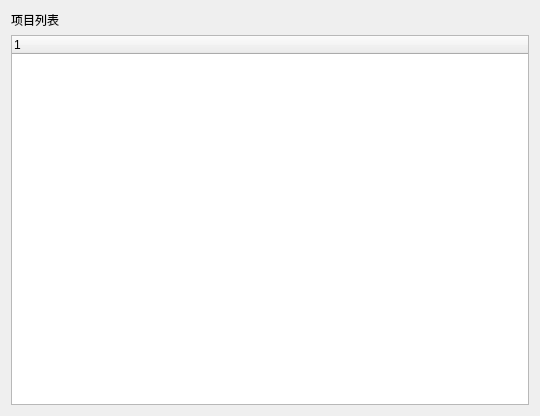
<?xml version="1.0" encoding="UTF-8"?>
<ui version="4.0">
 <class>ProTree</class>
 <widget class="QDialog" name="ProTree">
  <property name="geometry">
   <rect>
    <x>0</x>
    <y>0</y>
    <width>540</width>
    <height>416</height>
   </rect>
  </property>
  <property name="windowTitle">
   <string>Dialog</string>
  </property>
  <layout class="QVBoxLayout" name="verticalLayout_2">
   <item>
    <layout class="QVBoxLayout" name="verticalLayout" stretch="1,20">
     <item>
      <widget class="QLabel" name="label_pro">
       <property name="text">
        <string>项目列表</string>
       </property>
      </widget>
     </item>
     <item>
      <widget class="ProTreeWidget" name="treeWidget">
       <column>
        <property name="text">
         <string notr="true">1</string>
        </property>
       </column>
      </widget>
     </item>
    </layout>
   </item>
  </layout>
 </widget>
 <customwidgets>
  <customwidget>
   <class>ProTreeWidget</class>
   <extends>QTreeWidget</extends>
   <header>protreewidget.h</header>
  </customwidget>
 </customwidgets>
 <resources/>
 <connections/>
</ui>
